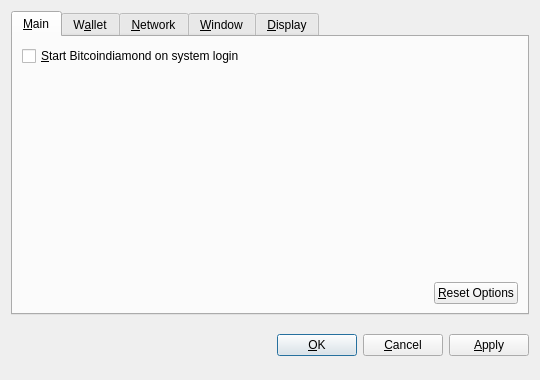
<?xml version="1.0" encoding="UTF-8"?>
<ui version="4.0">
 <class>OptionsDialog</class>
 <widget class="QDialog" name="OptionsDialog">
  <property name="geometry">
   <rect>
    <x>0</x>
    <y>0</y>
    <width>540</width>
    <height>380</height>
   </rect>
  </property>
  <property name="windowTitle">
   <string>Options</string>
  </property>
  <property name="modal">
   <bool>true</bool>
  </property>
  <layout class="QVBoxLayout" name="verticalLayout">
   <item>
    <widget class="QTabWidget" name="tabWidget">
     <property name="tabPosition">
      <enum>QTabWidget::North</enum>
     </property>
     <property name="currentIndex">
      <number>0</number>
     </property>
     <widget class="QWidget" name="tabMain">
      <attribute name="title">
       <string>&amp;Main</string>
      </attribute>
      <layout class="QVBoxLayout" name="verticalLayout_Main">
       <item>
        <widget class="QCheckBox" name="bitcoinAtStartup">
         <property name="toolTip">
          <string>Automatically start Bitcoindiamond after logging in to the system.</string>
         </property>
         <property name="text">
          <string>&amp;Start Bitcoindiamond on system login</string>
         </property>
        </widget>
       </item>
       <item>
        <spacer name="verticalSpacer_Main">
         <property name="orientation">
          <enum>Qt::Vertical</enum>
         </property>
         <property name="sizeHint" stdset="0">
          <size>
           <width>20</width>
           <height>40</height>
          </size>
         </property>
        </spacer>
       </item>
       <item>
        <layout class="QHBoxLayout" name="horizontalLayout_2_Main">
         <item>
          <spacer name="horizontalSpacer_2_Main">
           <property name="orientation">
            <enum>Qt::Horizontal</enum>
           </property>
           <property name="sizeHint" stdset="0">
            <size>
             <width>40</width>
             <height>20</height>
            </size>
           </property>
          </spacer>
         </item>
         <item>
          <widget class="QPushButton" name="resetButton">
           <property name="toolTip">
            <string>Reset all client options to default.</string>
           </property>
           <property name="text">
            <string>&amp;Reset Options</string>
           </property>
           <property name="autoDefault">
            <bool>false</bool>
           </property>
          </widget>
         </item>
        </layout>
       </item>
      </layout>
     </widget>
     <widget class="QWidget" name="tabWallet">
      <attribute name="title">
       <string>W&amp;allet</string>
      </attribute>
      <layout class="QVBoxLayout" name="verticalLayout_Network">
       <item>
        <widget class="QLabel" name="transactionFeeInfoLabel">
         <property name="text">
          <string>Optional transaction fee per kB that helps make sure your transactions are processed quickly. Most transactions are 1 kB.</string>
         </property>
         <property name="textFormat">
          <enum>Qt::PlainText</enum>
         </property>
         <property name="wordWrap">
          <bool>true</bool>
         </property>
        </widget>
       </item>
       <item>
        <layout class="QHBoxLayout" name="horizontalLayout_1_Main">
         <item>
          <widget class="QLabel" name="transactionFeeLabel">
           <property name="text">
            <string>Pay transaction &amp;fee</string>
           </property>
           <property name="textFormat">
            <enum>Qt::PlainText</enum>
           </property>
           <property name="buddy">
            <cstring>transactionFee</cstring>
           </property>
          </widget>
         </item>
         <item>
          <widget class="BitcoinAmountField" name="transactionFee"/>
         </item>
         <item>
          <spacer name="horizontalSpacer_1_Main">
           <property name="orientation">
            <enum>Qt::Horizontal</enum>
           </property>
           <property name="sizeHint" stdset="0">
            <size>
             <width>40</width>
             <height>20</height>
            </size>
           </property>
          </spacer>
         </item>
        </layout>
       </item>
       <item>
        <widget class="QLabel" name="label">
         <property name="text">
          <string>If you disable the spending of unconfirmed change, the change from a transaction cannot be used until that transaction has at least one confirmation. This also affects how your balance is computed.</string>
         </property>
         <property name="wordWrap">
          <bool>true</bool>
         </property>
        </widget>
       </item>
       <item>
        <widget class="QCheckBox" name="spendZeroConfChange">
         <property name="text">
          <string>Spend unconfirmed change  (experts only)</string>
         </property>
        </widget>
       </item>
       <item>
        <spacer name="verticalSpacer">
         <property name="orientation">
          <enum>Qt::Vertical</enum>
         </property>
         <property name="sizeHint" stdset="0">
          <size>
           <width>20</width>
           <height>40</height>
          </size>
         </property>
        </spacer>
       </item>
      </layout>
     </widget>
     <widget class="QWidget" name="tabNetwork">
      <attribute name="title">
       <string>&amp;Network</string>
      </attribute>
      <layout class="QVBoxLayout" name="verticalLayout_Network">
       <item>
        <widget class="QCheckBox" name="mapPortUpnp">
         <property name="toolTip">
          <string>Automatically open the Bitcoindiamond client port on the router. This only works when your router supports UPnP and it is enabled.</string>
         </property>
         <property name="text">
          <string>Map port using &amp;UPnP</string>
         </property>
        </widget>
       </item>
       <item>
        <widget class="QCheckBox" name="connectSocks">
         <property name="toolTip">
          <string>Connect to the Bitcoindiamond network through a SOCKS proxy (e.g. when connecting through Tor).</string>
         </property>
         <property name="text">
          <string>&amp;Connect through SOCKS proxy:</string>
         </property>
        </widget>
       </item>
       <item>
        <layout class="QHBoxLayout" name="horizontalLayout_Network">
         <item>
          <widget class="QLabel" name="proxyIpLabel">
           <property name="text">
            <string>Proxy &amp;IP:</string>
           </property>
           <property name="textFormat">
            <enum>Qt::PlainText</enum>
           </property>
           <property name="buddy">
            <cstring>proxyIp</cstring>
           </property>
          </widget>
         </item>
         <item>
          <widget class="QValidatedLineEdit" name="proxyIp">
           <property name="maximumSize">
            <size>
             <width>140</width>
             <height>16777215</height>
            </size>
           </property>
           <property name="toolTip">
            <string>IP address of the proxy (e.g. 127.0.0.1)</string>
           </property>
          </widget>
         </item>
         <item>
          <widget class="QLabel" name="proxyPortLabel">
           <property name="text">
            <string>&amp;Port:</string>
           </property>
           <property name="textFormat">
            <enum>Qt::PlainText</enum>
           </property>
           <property name="buddy">
            <cstring>proxyPort</cstring>
           </property>
          </widget>
         </item>
         <item>
          <widget class="QLineEdit" name="proxyPort">
           <property name="maximumSize">
            <size>
             <width>55</width>
             <height>16777215</height>
            </size>
           </property>
           <property name="toolTip">
            <string>Port of the proxy (e.g. 9050)</string>
           </property>
          </widget>
         </item>
         <item>
          <widget class="QLabel" name="socksVersionLabel">
           <property name="text">
            <string>SOCKS &amp;Version:</string>
           </property>
           <property name="textFormat">
            <enum>Qt::PlainText</enum>
           </property>
           <property name="buddy">
            <cstring>socksVersion</cstring>
           </property>
          </widget>
         </item>
         <item>
          <widget class="QValueComboBox" name="socksVersion">
           <property name="toolTip">
            <string>SOCKS version of the proxy (e.g. 5)</string>
           </property>
          </widget>
         </item>
         <item>
          <spacer name="horizontalSpacer_Network">
           <property name="orientation">
            <enum>Qt::Horizontal</enum>
           </property>
           <property name="sizeHint" stdset="0">
            <size>
             <width>40</width>
             <height>20</height>
            </size>
           </property>
          </spacer>
         </item>
        </layout>
       </item>
       <item>
        <spacer name="verticalSpacer_Network">
         <property name="orientation">
          <enum>Qt::Vertical</enum>
         </property>
         <property name="sizeHint" stdset="0">
          <size>
           <width>20</width>
           <height>40</height>
          </size>
         </property>
        </spacer>
       </item>
      </layout>
     </widget>
     <widget class="QWidget" name="tabWindow">
      <attribute name="title">
       <string>&amp;Window</string>
      </attribute>
      <layout class="QVBoxLayout" name="verticalLayout_Window">
       <item>
        <widget class="QCheckBox" name="minimizeToTray">
         <property name="toolTip">
          <string>Show only a tray icon after minimizing the window.</string>
         </property>
         <property name="text">
          <string>&amp;Minimize to the tray instead of the taskbar</string>
         </property>
        </widget>
       </item>
       <item>
        <widget class="QCheckBox" name="minimizeOnClose">
         <property name="toolTip">
          <string>Minimize instead of exit the application when the window is closed. When this option is enabled, the application will be closed only after selecting Quit in the menu.</string>
         </property>
         <property name="text">
          <string>M&amp;inimize on close</string>
         </property>
        </widget>
       </item>
       <item>
        <spacer name="verticalSpacer_Window">
         <property name="orientation">
          <enum>Qt::Vertical</enum>
         </property>
         <property name="sizeHint" stdset="0">
          <size>
           <width>20</width>
           <height>40</height>
          </size>
         </property>
        </spacer>
       </item>
      </layout>
     </widget>
     <widget class="QWidget" name="tabDisplay">
      <attribute name="title">
       <string>&amp;Display</string>
      </attribute>
      <layout class="QVBoxLayout" name="verticalLayout_Display">
       <item>
        <layout class="QHBoxLayout" name="horizontalLayout_1_Display">
         <item>
          <widget class="QLabel" name="langLabel">
           <property name="text">
            <string>User Interface &amp;language:</string>
           </property>
           <property name="textFormat">
            <enum>Qt::PlainText</enum>
           </property>
           <property name="buddy">
            <cstring>lang</cstring>
           </property>
          </widget>
         </item>
         <item>
          <widget class="QValueComboBox" name="lang">
           <property name="toolTip">
            <string>The user interface language can be set here. This setting will take effect after restarting Bitcoindiamond.</string>
           </property>
          </widget>
         </item>
        </layout>
       </item>
       <item>
        <layout class="QHBoxLayout" name="horizontalLayout_2_Display">
         <item>
          <widget class="QLabel" name="unitLabel">
           <property name="text">
            <string>&amp;Unit to show amounts in:</string>
           </property>
           <property name="textFormat">
            <enum>Qt::PlainText</enum>
           </property>
           <property name="buddy">
            <cstring>unit</cstring>
           </property>
          </widget>
         </item>
         <item>
          <widget class="QValueComboBox" name="unit">
           <property name="toolTip">
            <string>Choose the default subdivision unit to show in the interface and when sending coins.</string>
           </property>
          </widget>
         </item>
        </layout>
       </item>
       <item>
        <widget class="QCheckBox" name="displayAddresses">
         <property name="toolTip">
          <string>Whether to show Bitcoindiamond addresses in the transaction list or not.</string>
         </property>
         <property name="text">
          <string>&amp;Display addresses in transaction list</string>
         </property>
        </widget>
       </item>
       <item>
        <widget class="QCheckBox" name="coinControlFeatures">
         <property name="toolTip">
          <string>Whether to show coin control features or not.</string>
         </property>
         <property name="text">
          <string>Display coin &amp;control features (experts only!)</string>
         </property>
        </widget>
       </item>
       <item>
        <spacer name="verticalSpacer_Display">
         <property name="orientation">
          <enum>Qt::Vertical</enum>
         </property>
         <property name="sizeHint" stdset="0">
          <size>
           <width>20</width>
           <height>40</height>
          </size>
         </property>
        </spacer>
       </item>
      </layout>
     </widget>
    </widget>
   </item>
   <item>
    <layout class="QHBoxLayout" name="horizontalLayout_Buttons">
     <item>
      <spacer name="horizontalSpacer_1">
       <property name="orientation">
        <enum>Qt::Horizontal</enum>
       </property>
       <property name="sizeHint" stdset="0">
        <size>
         <width>40</width>
         <height>48</height>
        </size>
       </property>
      </spacer>
     </item>
     <item>
      <widget class="QLabel" name="statusLabel">
       <property name="font">
        <font>
         <weight>75</weight>
         <bold>true</bold>
        </font>
       </property>
       <property name="text">
        <string/>
       </property>
       <property name="textFormat">
        <enum>Qt::PlainText</enum>
       </property>
       <property name="wordWrap">
        <bool>true</bool>
       </property>
      </widget>
     </item>
     <item>
      <spacer name="horizontalSpacer_2">
       <property name="orientation">
        <enum>Qt::Horizontal</enum>
       </property>
       <property name="sizeHint" stdset="0">
        <size>
         <width>40</width>
         <height>48</height>
        </size>
       </property>
      </spacer>
     </item>
     <item>
      <widget class="QPushButton" name="okButton">
       <property name="text">
        <string>&amp;OK</string>
       </property>
      </widget>
     </item>
     <item>
      <widget class="QPushButton" name="cancelButton">
       <property name="text">
        <string>&amp;Cancel</string>
       </property>
       <property name="autoDefault">
        <bool>false</bool>
       </property>
      </widget>
     </item>
     <item>
      <widget class="QPushButton" name="applyButton">
       <property name="text">
        <string>&amp;Apply</string>
       </property>
       <property name="autoDefault">
        <bool>false</bool>
       </property>
      </widget>
     </item>
    </layout>
   </item>
  </layout>
 </widget>
 <customwidgets>
  <customwidget>
   <class>BitcoinAmountField</class>
   <extends>QSpinBox</extends>
   <header>bitcoinamountfield.h</header>
  </customwidget>
  <customwidget>
   <class>QValueComboBox</class>
   <extends>QComboBox</extends>
   <header>qvaluecombobox.h</header>
  </customwidget>
  <customwidget>
   <class>QValidatedLineEdit</class>
   <extends>QLineEdit</extends>
   <header>qvalidatedlineedit.h</header>
  </customwidget>
 </customwidgets>
 <resources/>
 <connections/>
</ui>
